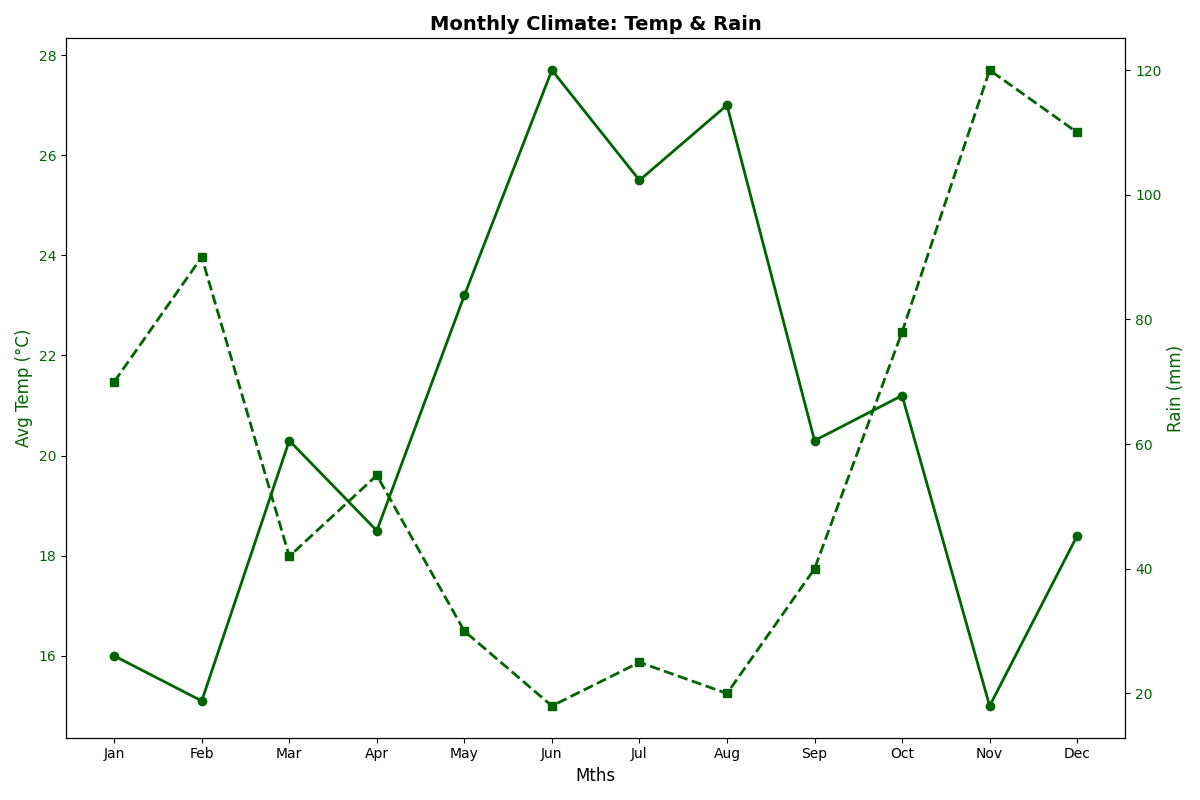

Write Python code to recreate this figure.
import matplotlib.pyplot as plt
import numpy as np

months = ["Jan", "Feb", "Mar", "Apr", "May", "Jun", "Jul", "Aug", "Sep", "Oct", "Nov", "Dec"]
temperatures = [16.0, 15.1, 20.3, 18.5, 23.2, 27.7, 25.5, 27.0, 20.3, 21.2, 15.0, 18.4]
rainfall = [70, 90, 42, 55, 30, 18, 25, 20, 40, 78, 120, 110]

fig, ax1 = plt.subplots(figsize=(12, 8))

common_color = 'darkgreen'
ax1.plot(months, temperatures, color=common_color, marker='o', linestyle='-', linewidth=2)
ax1.set_xlabel('Mths', fontsize=12)
ax1.set_ylabel('Avg Temp (°C)', fontsize=12, color=common_color)
ax1.tick_params(axis='y', labelcolor=common_color)

ax2 = ax1.twinx()
ax2.plot(months, rainfall, color=common_color, marker='s', linestyle='--', linewidth=2)
ax2.set_ylabel('Rain (mm)', fontsize=12, color=common_color)
ax2.tick_params(axis='y', labelcolor=common_color)

plt.title("Monthly Climate: Temp & Rain", fontsize=14, fontweight='bold')
plt.tight_layout()
plt.show()
